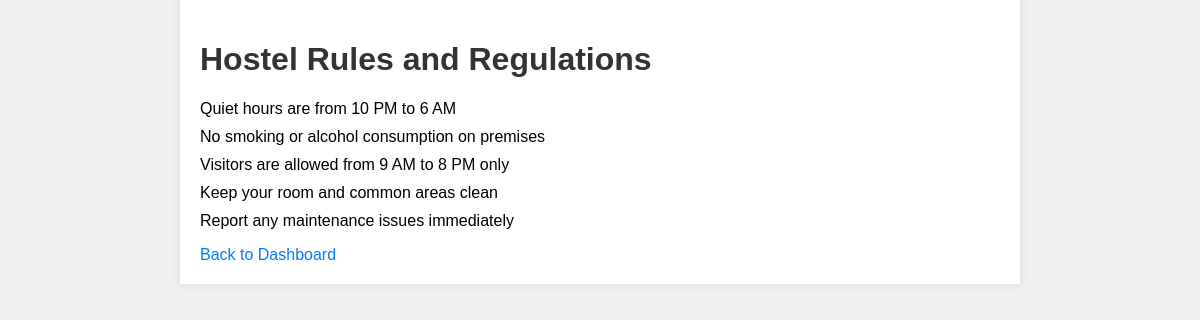
The app's page /hostel_rules.php (signed in) with its own data.
### tables this page shows
CREATE TABLE hostel_rules (
    id INT AUTO_INCREMENT PRIMARY KEY,
    rule TEXT NOT NULL
);

### hostel_rules.php (the view, shortened to what this page needs)
<?php
require_once 'config.php';
$query = "SELECT * FROM hostel_rules";
$result = mysqli_query($conn, $query);
?>
<!DOCTYPE html>
<html lang="en">
<head>
    <link rel="stylesheet" href="style.css">
</head>
<body>
    <div class="container">
        <h1>Hostel Rules and Regulations</h1>
        <ul>
            <?php while ($rule = mysqli_fetch_assoc($result)) : ?>
                <li><?php echo $rule['rule']; ?></li>
            <?php endwhile; ?>
        </ul>
        <a href="dashboard.php">Back to Dashboard</a>
    </div>
</body>
</html>

### style.css (style rules this page uses)
body { font-family: Arial, sans-serif; background-color: #f0f0f0; margin: 0; padding: 0; }
.container { max-width: 800px; margin: 0 auto; padding: 20px; background-color: #fff; box-shadow: 0 0 10px rgba(0, 0, 0, 0.1); }
h1, h2 { color: #333; }
ul { list-style-type: none; padding: 0; }
li { margin-bottom: 10px; }
a { color: #007bff; text-decoration: none; }

### records on screen
hostel_rules: rule "Quiet hours are from 10 PM to 6 AM"
hostel_rules: rule "No smoking or alcohol consumption on premises"
hostel_rules: rule "Visitors are allowed from 9 AM to 8 PM only"
hostel_rules: rule "Keep your room and common areas clean"
hostel_rules: rule "Report any maintenance issues immediately"
